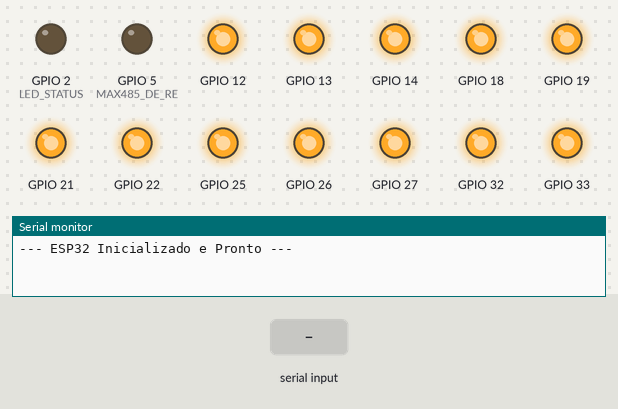
The sketch below on a simulated ESP32. On the bench: output pins drawn as LEDs (lit = HIGH), the last lines printed to the serial monitor. The test bench sets the inputs (shaded band). EEPROM starts erased.

Above: at 1.2 s.
1.3 s: "106\n" received over the second serial link
At 1.7 s:
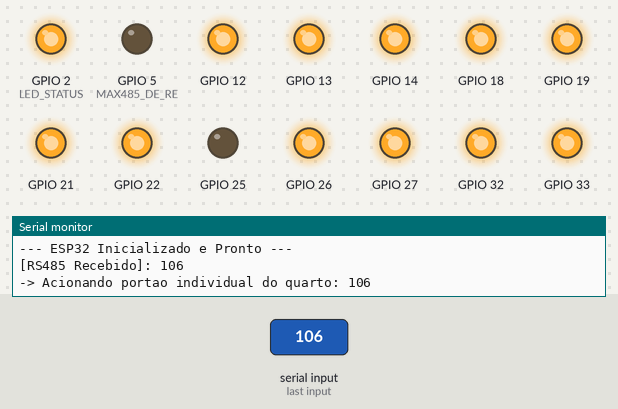
3.4 s: "107\n" received over the second serial link
At 3.8 s:
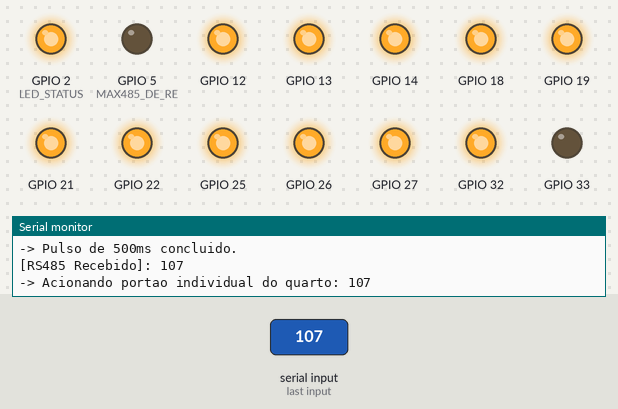
5.4 s: "108\n" received over the second serial link
At 5.8 s:
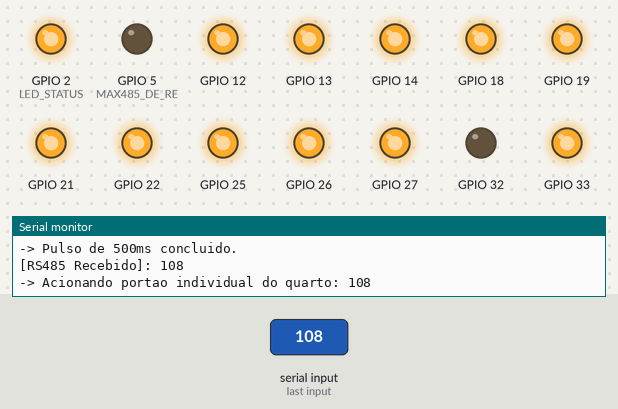
7.4 s: "109\n" received over the second serial link
At 7.8 s:
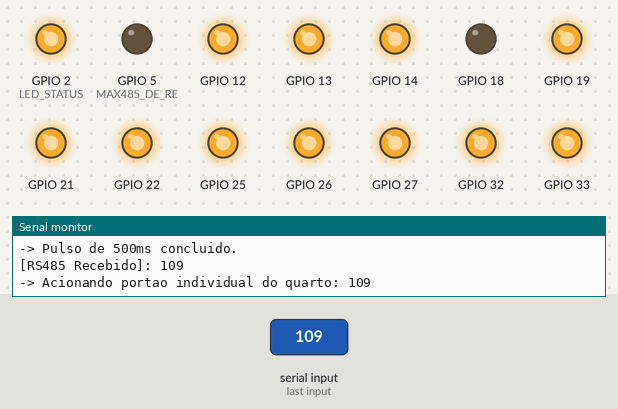
9.4 s: "110\n" received over the second serial link
At 9.8 s:
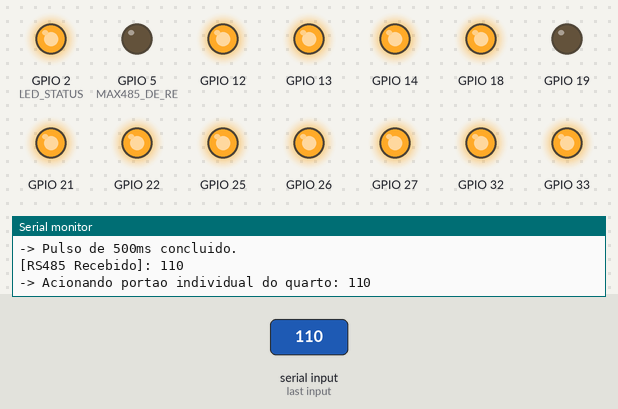
Timing chart, 0 to 12.4 s (numbered marks = the images above; inputs shaded):
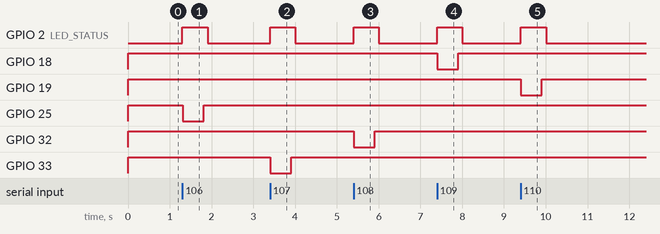

Measured:
- after the input at 1.3 s, GPIO 2 (LED_STATUS): LOW → HIGH at once, → LOW 0.61 s later; GPIO 25: HIGH → LOW at once, → HIGH 0.50 s later
- after the input at 3.4 s, GPIO 2 (LED_STATUS): LOW → HIGH at once, → LOW 0.61 s later; GPIO 33: HIGH → LOW at once, → HIGH 0.50 s later
- after the input at 5.4 s, GPIO 2 (LED_STATUS): LOW → HIGH at once, → LOW 0.61 s later; GPIO 32: HIGH → LOW at once, → HIGH 0.50 s later
- after the input at 7.4 s, GPIO 2 (LED_STATUS): LOW → HIGH at once, → LOW 0.61 s later; GPIO 18: HIGH → LOW at once, → HIGH 0.50 s later
- after the input at 9.4 s, GPIO 2 (LED_STATUS): LOW → HIGH at once, → LOW 0.61 s later; GPIO 19: HIGH → LOW at once, → HIGH 0.50 s later

The sketch:

esp32_01_cod.ino
```cpp
/*
 * ESP32 Nº 2 - RECEPTOR RS485 E CONTROLADOR (QUARTOS 106 AO 110 + GERAIS)
 * COM MEMÓRIA GRAVADA PARA QUEDA DE ENERGIA (PREFERENCES)
 */

#include <Preferences.h> // Biblioteca nativa para salvar na memória flash

// 🛰️ PINOS EXCLUSIVOS DE COMUNICAÇÃO E SINALIZAÇÃO
#define MAX485_DE_RE 5   // Controle de direção (RE/DE) -> GPIO 5 (D5)
#define LED_STATUS 2     // LED interno do ESP32 para sinalização visual (GPIO 2)
// Dados: RX2 na GPIO 15 (D15) e TX2 na GPIO 23 (D23) (Tratados nativamente pela Serial2)

String rs485Buffer = "";
Preferences listaLuzes; // Cria o objeto de memória

// 💡 LUZES (106 ao 110): Retorna o GPIO padronizado
int obtenerPinoLuzQuarto(int numeroQuarto) {
  switch (numeroQuarto) {
    case 106: return 13; // IN1 -> GPIO 13
    case 107: return 12; // IN2 -> GPIO 12
    case 108: return 14; // IN3 -> GPIO 14
    case 109: return 27; // IN4 -> GPIO 27
    case 110: return 26; // IN5 -> GPIO 26
    default:  return -1;
  }
}

// 🚗 PORTÕES INDIVIDUAIS (106 ao 110): Retorna o GPIO padronizado
int obtenerPinoPortaoQuarto(int numeroQuarto) {
  switch (numeroQuarto) {
    case 106: return 25; // IN6  -> GPIO 25
    case 107: return 33; // IN7  -> GPIO 33
    case 108: return 32; // IN8  -> GPIO 32
    case 109: return 18; // IN9  -> GPIO 18
    case 110: return 19; // IN10 -> GPIO 19
    default:  return -1;
  }
}

// 🛑 PORTÕES GERAIS: Retorna o GPIO padronizado para Entrada e Saída
int obtenerPinoPortaoGeral(int codigoGeral) {
  switch (codigoGeral) {
    case 888: return 21; // IN11 -> Entrada Geral -> GPIO 21
    case 999: return 22; // IN12 -> Saída Geral   -> GPIO 22
    default:  return -1;
  }
}

void setup() {
  // Inicializa a Serial de depuração USB para monitoramento no PC
  Serial.begin(9600);
  Serial.println("--- ESP32 Inicializado e Pronto ---");

  // Configura o LED de status
  pinMode(LED_STATUS, OUTPUT);
  digitalWrite(LED_STATUS, LOW);

  // Inicializa a Serial2 nativa nos pinos 15 (RX2/D15) e 23 (TX2/D23)
  Serial2.begin(9600, SERIAL_8N1, 15, 23);

  // Configura direção do MAX485
  pinMode(MAX485_DE_RE, OUTPUT);
  digitalWrite(MAX485_DE_RE, LOW); // Modo Escuta permanente

  // Abre o arquivo de memória "hotel_luz" no modo leitura/escrita
  listaLuzes.begin("hotel_luz", false);

  // 💡 CONFIGURA AS LUZES LEMBRANDO DO ESTADO ANTERIOR
  for (int q = 106; q <= 110; q++) {
    int pino = obtenerPinoLuzQuarto(q);
    if (pino != -1) {
      pinMode(pino, OUTPUT);

      // Cria uma chave de texto única para o quarto, ex: "q106"
      String chaveMemory = "q" + String(q);

      // Busca o último estado salvo. Se for a PRIMEIRA vez que liga na vida, assume falso (desligado)
      bool estavaLigada = listaLuzes.getBool(chaveMemory.c_str(), false);

      // Se estava ligada (true), joga LOW no relé para ligar. Se não, joga HIGH para manter desligado.
      digitalWrite(pino, estavaLigada ? LOW : HIGH);
    }
  }

  // 🚗 Configura e desliga os 5 Portões Individuais (Esses sempre iniciam desligados)
  for (int q = 106; q <= 110; q++) {
    int pino = obtenerPinoPortaoQuarto(q);
    if (pino != -1) {
      pinMode(pino, OUTPUT);
      digitalWrite(pino, HIGH);
    }
  }

  // 🛑 Configura e desliga os 2 Portões Gerais (Esses sempre iniciam desligados)
  pinMode(21, OUTPUT); digitalWrite(21, HIGH); // IN11 -> GPIO 21
  pinMode(22, OUTPUT); digitalWrite(22, HIGH); // IN12 -> GPIO 22
}

void loop() {
  // Varre a comunicação do barramento RS485
  while (Serial2.available() > 0) {
    char c = (char)Serial2.read();
    if (c == '\n') {
      // Sinalização visual: acende o LED indicando recepção de dados
      digitalWrite(LED_STATUS, HIGH);

      // Limpa e exibe o comando recebido na Serial do USB (PC)
      rs485Buffer.trim();
      Serial.print("[RS485 Recebido]: ");
      Serial.println(rs485Buffer);

      processarComandoRS485(rs485Buffer);
      rs485Buffer = "";

      // Dá um tempo de 100ms para o olho humano conseguir ver o LED aceso
      delay(100);

      // Apaga o LED de status
      digitalWrite(LED_STATUS, LOW);
    } else if (c != '\r') {
      rs485Buffer += c;
    }
  }
}

void processarComandoRS485(String cmd) {
  cmd.trim();
  if (cmd.length() == 0) return;

  // 1. COMANDO DE LUZ (Ex: LUZ-ON-106)
  if (cmd.startsWith("LUZ-")) {
    bool ligar = cmd.indexOf("-ON-") != -1;
    int idxQuarto = cmd.lastIndexOf("-") + 1;
    int quartoNum = cmd.substring(idxQuarto).toInt();

    // O ESP2 só processa se for do bloco dele (106 a 110)
    if (quartoNum >= 106 && quartoNum <= 110) {
      int pinoLuz = obtenerPinoLuzQuarto(quartoNum);
      if (pinoLuz != -1) {
        Serial.print("-> Executando LUZ do Quarto ");
        Serial.print(quartoNum);
        Serial.println(ligar ? ": LIGAR (LOW)" : ": DESLIGAR (HIGH)");

        // Aciona o relé físico
        digitalWrite(pinoLuz, ligar ? LOW : HIGH);

        // SALVA NA MEMÓRIA FLASH: Grava se o quarto está ligado ou desligado
        String chaveMemory = "q" + String(quartoNum);
        listaLuzes.putBool(chaveMemory.c_str(), ligar);
      }
    } else {
      Serial.print("-> Comando LUZ ignorado (Quarto ");
      Serial.print(quartoNum);
      Serial.println(" fora do range 106-110)");
    }
  }
  // 2. COMANDO DE PORTÃO (Ex: 106, 107, 888, 999)
  else {
    int codigoCmd = cmd.toInt();
    int pinoBotoeira = -1;

    if (codigoCmd >= 106 && codigoCmd <= 110) {
      pinoBotoeira = obtenerPinoPortaoQuarto(codigoCmd);
      if (pinoBotoeira != -1) {
        Serial.print("-> Acionando portao individual do quarto: ");
        Serial.println(codigoCmd);
      }
    }
    else if (codigoCmd == 888 || codigoCmd == 999) {
      pinoBotoeira = obtenerPinoPortaoGeral(codigoCmd);
      if (pinoBotoeira != -1) {
        Serial.print("-> Acionando portao geral: ");
        Serial.println(codigoCmd == 888 ? "ENTRADA (888)" : "SAIDA (999)");
      }
    }

    if (pinoBotoeira != -1) {
      digitalWrite(pinoBotoeira, LOW);  // Dá o pulso
      delay(500);
      digitalWrite(pinoBotoeira, HIGH); // Abre o contato
      Serial.println("-> Pulso de 500ms concluido.");
    } else {
      Serial.print("-> Codigo de portao/comando nao reconhecido: ");
      Serial.println(cmd);
    }
  }
}
```
